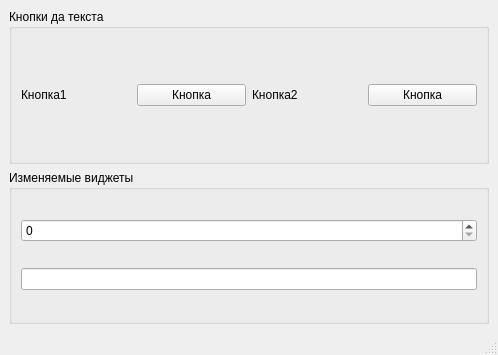
<?xml version="1.0" encoding="UTF-8"?>
<ui version="4.0">
 <class>MainWindow</class>
 <widget class="QMainWindow" name="MainWindow">
  <property name="geometry">
   <rect>
    <x>0</x>
    <y>0</y>
    <width>498</width>
    <height>355</height>
   </rect>
  </property>
  <property name="windowTitle">
   <string>MainWindow</string>
  </property>
  <widget class="QWidget" name="centralwidget">
   <layout class="QVBoxLayout" name="verticalLayout">
    <item>
     <widget class="QGroupBox" name="groupBox">
      <property name="title">
       <string>Кнопки да текста</string>
      </property>
      <layout class="QHBoxLayout" name="horizontalLayout">
       <item>
        <widget class="QLabel" name="label">
         <property name="text">
          <string>Кнопка1</string>
         </property>
        </widget>
       </item>
       <item>
        <widget class="QPushButton" name="pushButton_2">
         <property name="text">
          <string>Кнопка</string>
         </property>
        </widget>
       </item>
       <item>
        <widget class="QLabel" name="label_2">
         <property name="text">
          <string>Кнопка2</string>
         </property>
        </widget>
       </item>
       <item>
        <widget class="QPushButton" name="pushButton">
         <property name="text">
          <string>Кнопка</string>
         </property>
        </widget>
       </item>
      </layout>
     </widget>
    </item>
    <item>
     <widget class="QGroupBox" name="groupBox_2">
      <property name="title">
       <string>Изменяемые виджеты</string>
      </property>
      <layout class="QVBoxLayout" name="verticalLayout_2">
       <item>
        <widget class="QSpinBox" name="spinBox"/>
       </item>
       <item>
        <widget class="QLineEdit" name="lineEdit"/>
       </item>
      </layout>
     </widget>
    </item>
   </layout>
  </widget>
  <widget class="QMenuBar" name="menubar">
   <property name="geometry">
    <rect>
     <x>0</x>
     <y>0</y>
     <width>498</width>
     <height>21</height>
    </rect>
   </property>
  </widget>
  <widget class="QStatusBar" name="statusbar"/>
 </widget>
 <resources/>
 <connections/>
</ui>
